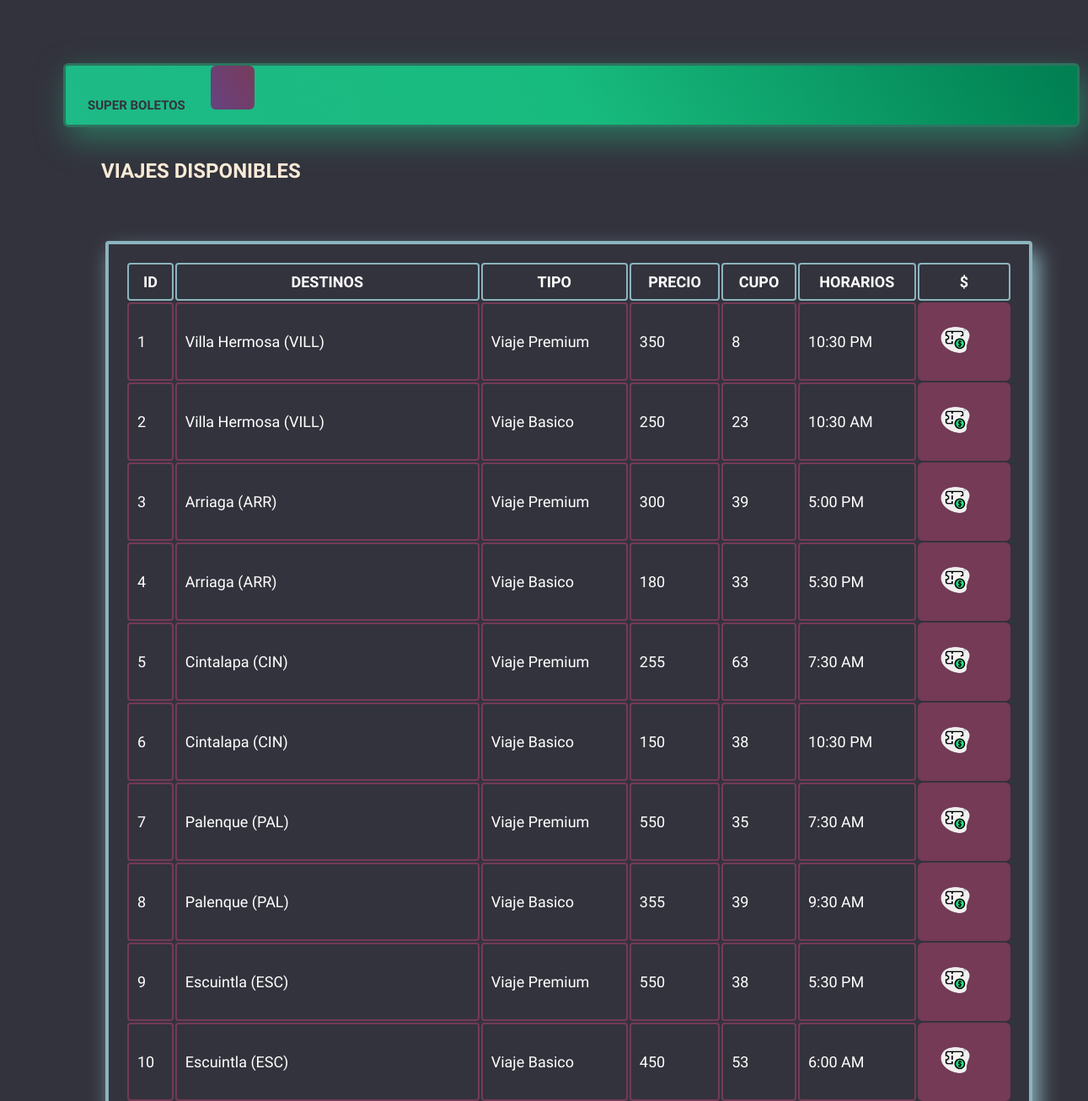
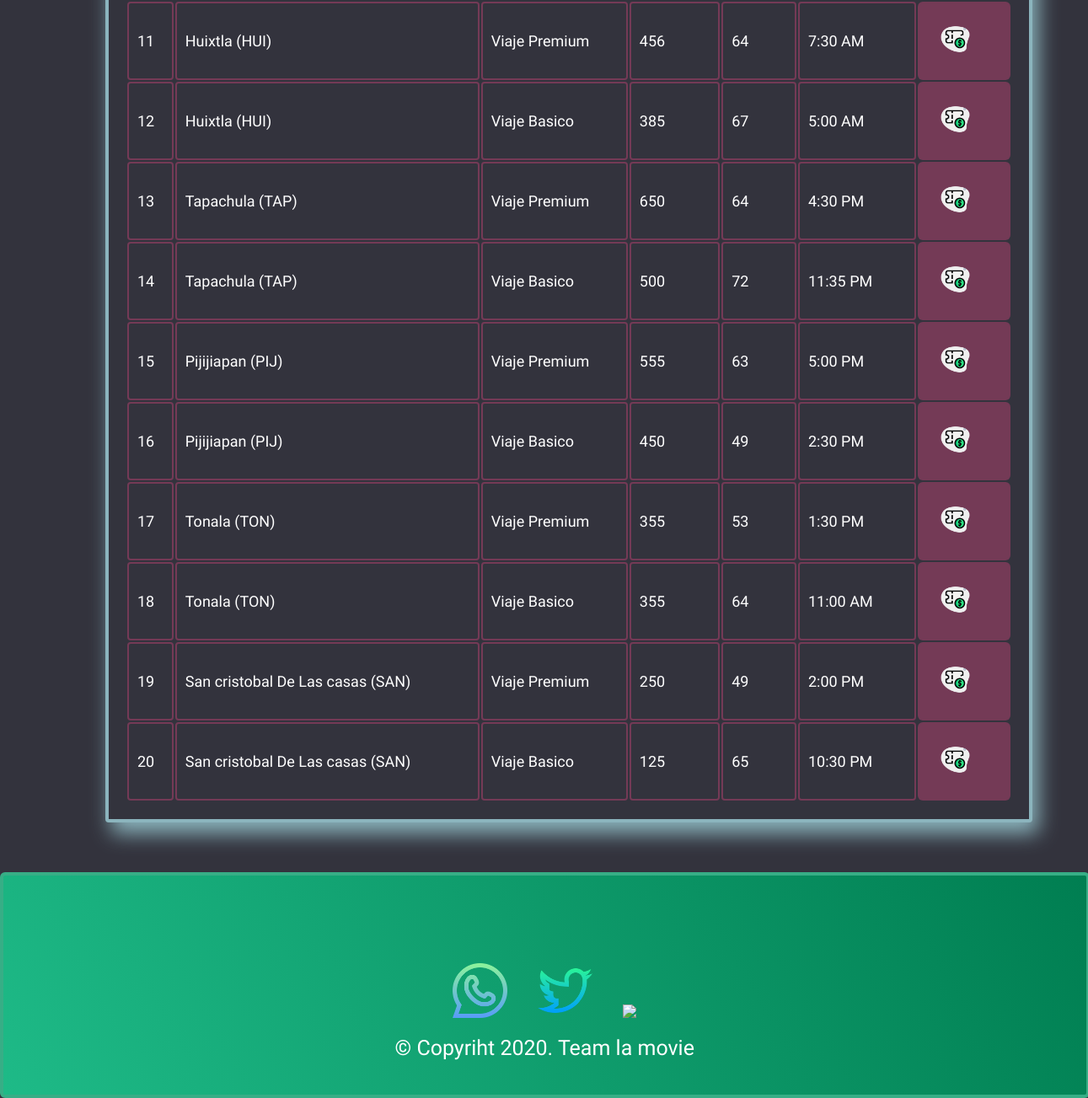
/catalogo.php, run on the app's committed database (2 pictures, top to bottom).
### tables this page shows
CREATE TABLE `productos` (
  `Id` int(11) NOT NULL,
  `Destino` varchar(120) DEFAULT NULL,
  `IdTipoProducto` int(11) DEFAULT NULL,
  `Cupo` int(11) DEFAULT NULL,
  `precio` float DEFAULT NULL,
  `Horarioss` varchar(55) NOT NULL
);

CREATE TABLE `tipoproductos` (
  `Id` int(11) NOT NULL,
  `Tipo` varchar(50) DEFAULT NULL
);

### catalogo.php (the view, shortened to what this page needs)
<!DOCTYPE html>
<html>
	<head>
        <link rel="stylesheet" href="css/estiloss.css">
	</head>
	<body>
		<ul class="menu">
            <li><strong><a href="inicio.php">SUPER BOLETOS</a></strong></li>
            <li class="perfil"><a href="logout.php">
            </a></li>
        </ul>
        <header class="tab">
            <br><br>
			<h2>VIAJES DISPONIBLES</h2>
				<div>
					<table class="tabla2">
						<tr>
                            <th class="control3">ID</th>
							<th class="control3">DESTINOS</th>
							<th class="control3">TIPO</th>
							<th class="control3">PRECIO</th>
							<th class="control3">CUPO</th>
                            <th class="control3">HORARIOS</th>
                            <th class="control3" >$</th>
                            <br>
						</tr>
							<?PHP
								include_once 'conexion.php';
								$mysqlConexion=new mysqli($servidorBD,$usuarioBD,$claveBD,$nombreBD);
								$consulta="SELECT P.Id,P.destino,TP.Tipo,P.Precio,P.Cupo,P.Horarioss FROM productos as P JOIN tipoproductos as TP on P.IdTipoProducto=TP.Id";
								$resultado=$mysqlConexion->query($consulta);
								while($registro=$resultado->fetch_assoc())
								{
									?>
									<tr>
										<td  class="control2" ><?PHP echo $registro["Id"];?></td>
										<td  class="control2"><?PHP echo $registro["destino"];?></td>
										<td  class="control2"><?PHP echo $registro["Tipo"];?></td>
										<td  class="control2"><?PHP echo $registro["Precio"];?></td>
										<td class="control2"><?PHP echo $registro["Cupo"];?></td>
                                        <td class="control2"><?PHP echo $registro["Horarioss"];?></td>
										<td class="boton2"><a href="detalle.php?id=<?PHP echo $registro["Id"];?>"><img src="img/comprar.png" width="35px"> </a></td>
									</tr>
									<?PHP
								}
							?>
					</table>
				</div>
            </header>
            <br><br><br>
            <div class="piepagina">
        <br>
        <a href="https://api.whatsapp.com/send?phone=+529611604999&text=hola" target="_blank" rel="noopener noreferrer"> <img src="img/wha.png" width="65px"></a>
        <a href="https://twitter.com/bkevinprince7" target="_blank" rel="noopener noreferrer"><img src="img/twitter.png" width="65px"></a>
        <a href="https://www.facebook.com/kevin.prince99" target="_blank" rel="noopener noreferrer"><img src="img/facebook.png" width="65px"></a>
       <br>
       <p>&copy; Copyriht 2020.  Team la movie</p>
    </div>
	</body>
</html>

### css/estiloss.css (style rules this page uses)
body { font-family: arial, helvetica; background-color: rgba(51, 51, 61, 100%); margin-top: 50px; background-repeat: no-repeat; margin: 0; padding: 0; }
.menu { list-style: none; padding: 0; background:linear-gradient(240deg,#007e51,#18bb7e,#1eba87); border-radius: 6px; width: 100%; height: 70px; max-width: 1200px; margin-top: 75px; margin-left: 75px; border: 3px solid #2d745f; box-shadow: 7px 13px 37px #2d745f; }
.menu li a { text-decoration: none; color: #33333d; padding: 26px; display: block; font-family: 'Varela Round', sans-serif; }
.menu li { display: inline-block; text-align: center; font-family: 'Varela Round', sans-serif; font-size: 15px; }
.perfil { background:linear-gradient(240deg,#793b5a,#664381); border-radius: 6px; }
h2 { color: antiquewhite; font-family: 'Varela Round', sans-serif; }
.tab { font-family: 'Varela Round', sans-serif; color: white; margin-left: 120px; }
.tabla2 { width: 1100px; background: #33333d; padding: 20px; margin: 5px; margin-top: 50px; border-radius: 4px; font-family: 'Varela Round', sans-serif; color: white; border: 4px solid #8bb4bd; box-shadow: 7px 13px 25px #8bb4bd; }
.boton2 { width: auto; background: #743a56; border-style: solid; border-color: aliceblue; border: none; padding: 12px; color: white; margin: 16px 0; font-size: 16px; border-radius: 6px; font-family: 'Varela Round', sans-serif; }
.control2 { width: auto; background: #33333d; padding: 10px; border-radius: 4px; margin-bottom: 16px; border: 2px solid #743a56; font-family: 'Varela Round', sans-serif; font-size: 18px; color: white; }
.control3 { width: auto; background: #33333d; padding: 10px; border-radius: 4px; margin-bottom: 16px; border: 2px solid #8bb4bd; font-family: 'Varela Round', sans-serif; font-size: 18px; color: white; }
* { margin: 0; padding: 0; }
a img { padding: 15px; }
.piepagina { width: 99.5%; height: 200px; background:linear-gradient(240deg,#007e51,#1eba87); font-family: 'Varela Round', sans-serif; bottom: 0; position: relative; left: 0; text-align: center; border: 4px solid #37ae86 ; margin: 0; border-radius: 6px; padding-top: 60px; color: white; font-size: 25px; }

### data on the page
productos: Id "1", Destino "Villa Hermosa (VILL)", IdTipoProducto.Tipo "Viaje Premium", precio "350", Cupo "8", Horarioss "10:30 PM"
productos: Id "2", Destino "Villa Hermosa (VILL)", IdTipoProducto.Tipo "Viaje Basico", precio "250", Cupo "23", Horarioss "10:30 AM"
productos: Id "3", Destino "Arriaga (ARR)", IdTipoProducto.Tipo "Viaje Premium", precio "300", Cupo "39", Horarioss "5:00 PM"
productos: Id "4", Destino "Arriaga (ARR)", IdTipoProducto.Tipo "Viaje Basico", precio "180", Cupo "33", Horarioss "5:30 PM"
productos: Id "5", Destino "Cintalapa (CIN)", IdTipoProducto.Tipo "Viaje Premium", precio "255", Cupo "63", Horarioss "7:30 AM"
productos: Id "6", Destino "Cintalapa (CIN)", IdTipoProducto.Tipo "Viaje Basico", precio "150", Cupo "38", Horarioss "10:30 PM"
productos: Id "7", Destino "Palenque (PAL)", IdTipoProducto.Tipo "Viaje Premium", precio "550", Cupo "35", Horarioss "7:30 AM"
productos: Id "8", Destino "Palenque (PAL)", IdTipoProducto.Tipo "Viaje Basico", precio "355", Cupo "39", Horarioss "9:30 AM"
productos: Id "9", Destino "Escuintla (ESC)", IdTipoProducto.Tipo "Viaje Premium", precio "550", Cupo "38", Horarioss "5:30 PM"
productos: Id "10", Destino "Escuintla (ESC)", IdTipoProducto.Tipo "Viaje Basico", precio "450", Cupo "53", Horarioss "6:00 AM"
productos: Id "11", Destino "Huixtla (HUI)", IdTipoProducto.Tipo "Viaje Premium", precio "456", Cupo "64", Horarioss "7:30 AM"
productos: Id "12", Destino "Huixtla (HUI)", IdTipoProducto.Tipo "Viaje Basico", precio "385", Cupo "67", Horarioss "5:00 AM"
productos: Id "13", Destino "Tapachula (TAP)", IdTipoProducto.Tipo "Viaje Premium", precio "650", Cupo "64", Horarioss "4:30 PM"
productos: Id "14", Destino "Tapachula (TAP)", IdTipoProducto.Tipo "Viaje Basico", precio "500", Cupo "72", Horarioss "11:35 PM"
productos: Id "15", Destino "Pijijiapan (PIJ)", IdTipoProducto.Tipo "Viaje Premium", precio "555", Cupo "63", Horarioss "5:00 PM"
productos: Id "16", Destino "Pijijiapan (PIJ)", IdTipoProducto.Tipo "Viaje Basico", precio "450", Cupo "49", Horarioss "2:30 PM"
productos: Id "17", Destino "Tonala (TON)", IdTipoProducto.Tipo "Viaje Premium", precio "355", Cupo "53", Horarioss "1:30 PM"
productos: Id "18", Destino "Tonala (TON)", IdTipoProducto.Tipo "Viaje Basico", precio "355", Cupo "64", Horarioss "11:00 AM"
productos: Id "19", Destino "San cristobal De Las casas (SAN)", IdTipoProducto.Tipo "Viaje Premium", precio "250", Cupo "49", Horarioss "2:00 PM"
productos: Id "20", Destino "San cristobal De Las casas (SAN)", IdTipoProducto.Tipo "Viaje Basico", precio "125", Cupo "65", Horarioss "10:30 PM"
